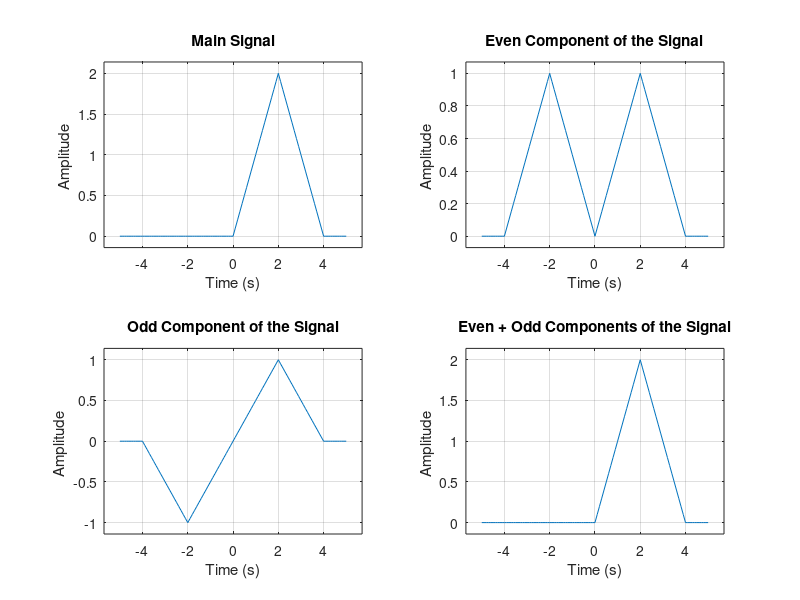

MATLAB code to generate this figure:
%author: Muhtasim Redwan
%id: 22024002
%date: 01-11-2024
%description: even odd component of a signal

Fs=10;
duration=10;
t=-duration/2:1/Fs:duration/2;

signal =zeros(length(t),1);

signal(t >= 0 & t <= 2) = t(t>=0 & t<=2);
signal(t > 2 & t <= 4) = 4 - t (t>2 & t<=4);

signal_even = 0.5 * (signal + flip(signal));
signal_odd = 0.5 * (signal - flip(signal));

figure;

subplot(221)
plot(t, signal)
grid on;
xlabel("Time (s)");
ylabel("Amplitude ");
axis padded;
title("Main Signal");

subplot(222)
plot(t, signal_even)
grid on;
xlabel("Time (s)");
ylabel("Amplitude ");
axis padded;
title("Even Component of the Signal");

subplot(223);
plot(t, signal_odd)
grid on;
xlabel("Time (s)");
ylabel("Amplitude ");
axis padded;
title("Odd Component of the Signal");

subplot(224);
plot(t, signal_even+signal_odd)
grid on;
xlabel("Time (s)");
ylabel("Amplitude ");
axis padded;
title("Even + Odd Components of the Signal");



